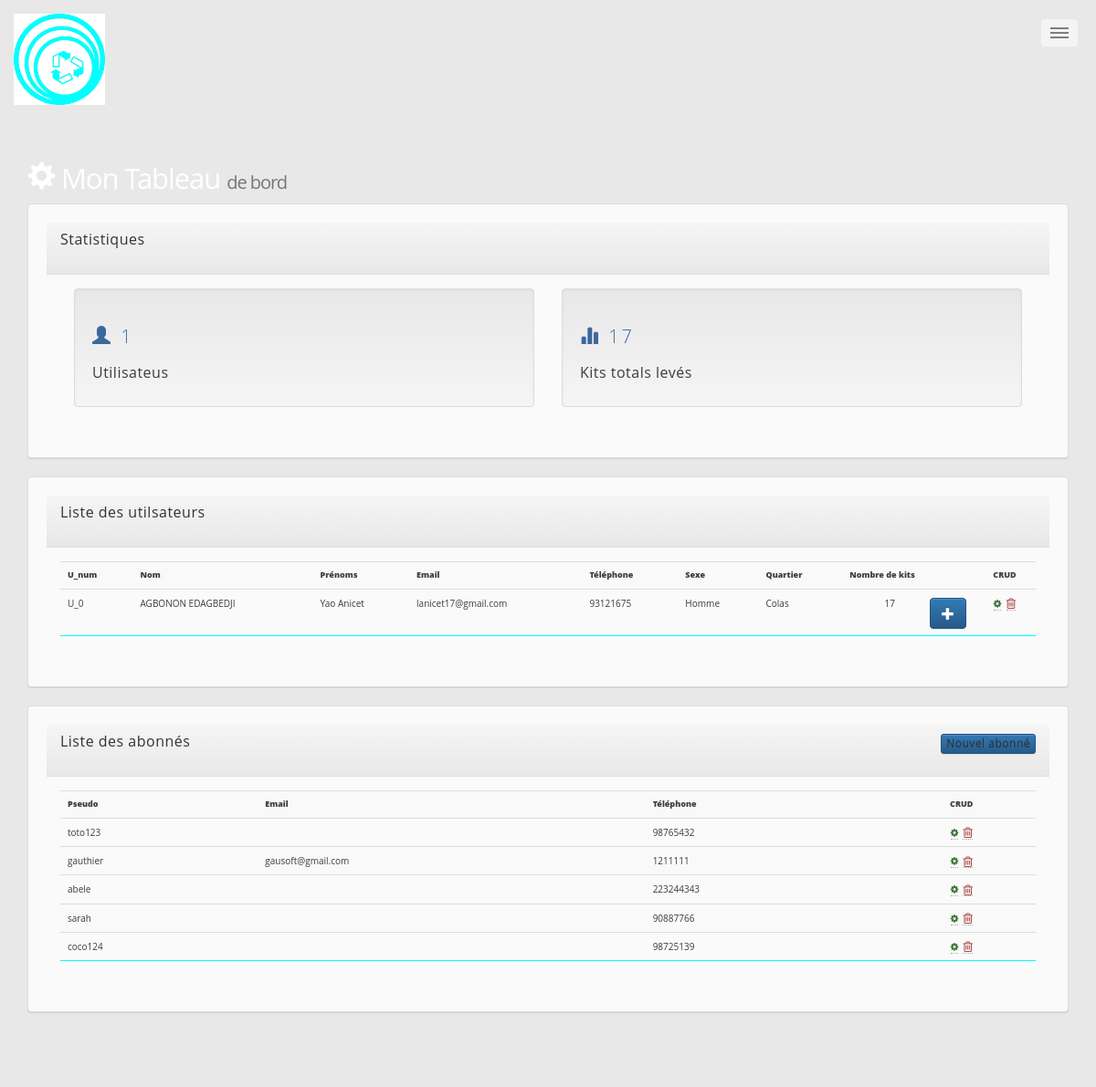
The app's page /admin.php with its own data.
### tables this page shows
CREATE TABLE `utilisateur` (
  `id` int(11) NOT NULL,
  `U_num` varchar(5) NOT NULL,
  `nom` varchar(20) NOT NULL,
  `prenom` varchar(50) NOT NULL,
  `pseudo` varchar(25) NOT NULL,
  `mdp` varchar(50) NOT NULL,
  `email` varchar(255) DEFAULT NULL,
  `telephone` varchar(12) NOT NULL,
  `sexe` varchar(10) NOT NULL,
  `quartier` varchar(100) NOT NULL,
  `date_inscription` datetime NOT NULL DEFAULT CURRENT_TIMESTAMP ON UPDATE CURRENT_TIMESTAMP,
  `nb_kit` int(11) NOT NULL DEFAULT '0',
  `isUser` int(1) NOT NULL DEFAULT '0'
);

### admin.php (called while the page is built, shortened)
<?php
	require "includes/fonctions.php";
	$resultat = afficher_users();
	$query = $resultat['query'];
	$abonne = $resultat['abonne'];
	$nb = $resultat['nb'];
	$nb_kit = nb_kit_tot();
	require 'views/admin.view.php';

### includes/fonctions.php (called while the page is built, shortened)
<?php
	require 'config/database.php';
    if(!function_exists('afficher_users')){
        function afficher_users(){
            global $db;
            $query = $db->prepare("SELECT * FROM utilisateur WHERE isUser=? ORDER BY nom");
            $val = '1';
            $query->execute(array($val));
            $abonne = $db->prepare("SELECT * FROM utilisateur WHERE isUser=? ORDER BY nom");
            $val = '0';
            $abonne->execute(array($val));
            $q = $db->prepare("SELECT count(*) nombre FROM utilisateur WHERE isUser=?");
            $val = '1';
            $q->execute(array($val));
            $nb = $q->fetch();
            return array('query' =>  $query,'abonne' =>  $abonne , 'nb' => $nb);
        }
    }
    if(!function_exists('nb_kit_tot')){
        function nb_kit_tot()
        {
            global $db;
            $nb_kit = $db->prepare("SELECT SUM(nb_kit) kit_tot FROM utilisateur");
            $nb_kit->execute();
            $donnee = $nb_kit->fetch();
            return $donnee;
        }
    }

### views/admin.view.php (the view, shortened to what this page needs)
<?php include 'partials/_header.php';?>
<body>
<?php include 'partials/_nav_2.php';?>
<div class="container">
  <div class="row">
    <header id="header">
      <div class="container">
        <div class="row">
          <div class="col-md-10">
            <h1><span class="glyphicon glyphicon-cog" aria-hidden="true"></span> Mon Tableau <small>de bord</small></h1>
          </div>
        </div>
      </div>
    </header>
    <section id="main">
      <div class="container">
        <div class="row">
          <div class="col-md-12">
            <div class="panel panel-default">
              <div class="panel-heading main-color-bg">
                <h3 class="panel-title">Statistiques</h3>
              </div>
              <div class="panel-body">
                <div class="col-md-6">
                  <div class="well dash-box">
                    <h2><span class="glyphicon glyphicon-user" aria-hidden="true"></span> <?php echo $nb['nombre']; ?></h2>
                    <h4> Utilisateus</h4>
                  </div>
                </div>
                <div class="col-md-6">
                  <div class="well dash-box">
                    <h2><span class="glyphicon glyphicon-stats" aria-hidden="true"></span> <?php echo $nb_kit['kit_tot']; ?> </h2>
                    <h4>Kits totals levés</h4>
                  </div>
                </div>
              </div>
            </div>
            <div class="panel panel-default">
              <div class="panel-heading">
                <h3 class="panel-title">Liste des utilsateurs</h3>
              </div>
              <div class="panel-body">
                <table class="table table-striped table-hover">
                  <tr>
                    <th>U_num</th>
                    <th>Nom</th>
                    <th>Prénoms</th>
                    <th>Email</th>
                    <th>Téléphone</th>
                    <th>Sexe</th>
                    <th>Quartier</th>
                    <th>Nombre de kits</th>
                    <th class="text-center">CRUD</th>
                  </tr>
                  <?php while ($data = $query->fetch()) { ?>
                  <tr>
                    <td><?=$data['U_num'] ?></td>
                    <td><?=$data['nom'] ?></td>
                    <td><?=$data['prenom'] ?></td>
                    <td><?=$data['email'] ?></td>
                    <td><?=$data['telephone'] ?></td>
                    <td><?=$data['sexe'] ?></td>
                    <td><?=$data['quartier'] ?></td>
                    <td class="text-center"><?=$data['nb_kit'] ?><a href="admin.php?id=<?=$data['id']?>&nb_kit=<?=$data['nb_kit']?>" ><span class="btn btn-primary glyphicon glyphicon-plus pull-right"></span></a></td>
                    <td class="text-center">
                      <a href="modifier.php?id=<?=$data['id']?>" ><span class="fa fa-cog text-success"></span></a>&nbsp;
                      <a href="admin.php?del=<?=$data['id']?>"><span class="fa fa-trash-o fa-lg text-danger"></span></a>
                    </td>
                  </tr>
                  <?php }?>
                </table>
              </div>
            </div>
            <div class="panel panel-default">
              <div class="panel-heading">
                <h3 class="panel-title">Liste des abonnés <a href="#" data-toggle="modal" data-target="#myModal" class="btn btn-primary btn-xs pull-right">Nouvel abonné</a></h3>
              </div>
              <div class="panel-body">
                <table class="table table-striped table-hover">
                  <tr>
                    <th>Pseudo</th>
                    <th>Email</th>
                    <th>Téléphone</th>
                    <th class="text-center">CRUD</th>
                  </tr>
                  <?php while ($data = $abonne->fetch()) { ?>
                  <tr>
                    <td><?=$data['pseudo'] ?></td>
                    <td><?=$data['email'] ?></td>
                    <td><?=$data['telephone'] ?></td>
                    <td class="text-center">
                      <a href="modifier.php?id=<?=$data['id']?>" ><span class="fa fa-cog text-success"></span></a>&nbsp;
                      <a href="admin.php?del=<?=$data['id']?>"><span class="fa fa-trash-o fa-lg text-danger"></span></a>
                    </td>
                  </tr>
                  <?php }?>
                </table>
              </div>
            </div>
            <form method="post" data-parsley-validate autocomplete="off">
            </form>
          </div>
        </div>
      </div>
    </section>
  </body>

### partials/_header.php (shortened to what this page needs)
<!DOCTYPE HTML>
<html>
	<head>
		<link rel="stylesheet" href="assets/css/main.css" />
		<link rel="stylesheet" href="css/main.css" />
        <link rel="stylesheet" href="style.css" />
        <link rel="stylesheet" href="bootstrap/css/bootstrap.min.css">
        <link rel="stylesheet"  href="bootstrap/css/bootstrap-theme.min.css">
        <link rel="stylesheet" type="text/css" href="css/parsley.css">
        <link rel="stylesheet" type="text/css" href="font-awesome/css/font-awesome.min.css">
        <link rel="stylesheet" type="text/css" href="../css/font-awesome.css">
		<link rel="stylesheet" type="text/css" href="../css/colours6148.css">
		<link rel="stylesheet" type="text/css" href="../css/stylesheet6148.css">
	</head>

### partials/_nav_2.php (shortened to what this page needs)
<header id="header" class="container">
	<a href="index.php" class="logo">
		<img class="img-responsive" src="img/scope.png" alt="" />
	</a>
	<nav>
        <ul>
            <li><a href="#menu" class="glyphicon glyphicon-list">Menu</a></li>
        </ul>
	</nav>
</header>

### css/main.css (style rules this page uses)
#header .logo { text-transform: none; }
h4 { margin-bottom: 0; }
#header { padding: 1.5em 0 0.1em 0; }

### style.css (style rules this page uses)
h4 { font-size: 0.7em; text-transform: none !important; }

### css/colours6148.css (style rules this page uses)
body { color: #3c3c3c; background-color: #e8e8e8; }
h1 { color: #FFFFFF; }
h2 { color: #28313F; }
h3 { color: #3c699c; }
.panel { background-color: #FAFAFA; box-shadow: 0 1px 1px rgba(0, 0, 0, 0.05), 0 1px 0 rgba(0, 0, 0, 0.05); color: #3c3c3c; }
a { color: #3c699c; }
.content h2, .panel h2 { color: #3c699c; }

### records on screen
utilisateur: U_num "U_0", nom "AGBONON EDAGBEDJI", prenom "Yao Anicet", email "lanicet17@gmail.com", telephone "93121675", sexe "Homme", quartier "Colas", nb_kit "17"
utilisateur: pseudo "toto123", telephone "98765432"
utilisateur: pseudo "gauthier", email "gausoft@gmail.com", telephone "1211111"
utilisateur: pseudo "abele", telephone "223244343"
utilisateur: pseudo "sarah", telephone "90887766"
utilisateur: pseudo "coco124", telephone "98725139"

### other values on screen
$nb['nombre'] "1"
$nb_kit['kit_tot'] "17"
